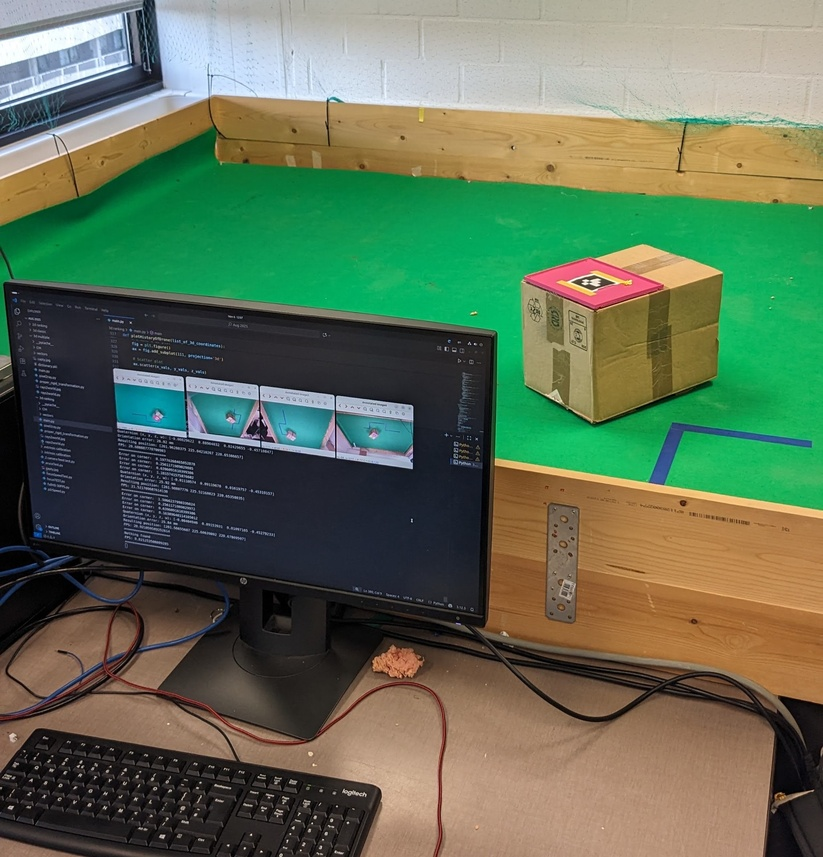
#> input picture images/aruco_detection_scene.jpg, 823 x 857 px, shrunk from 2268 x 2361 before the run, given in place of the camera
$ python main.py
#> lines starting #> are read from the running program, lines starting #| are printed output that depends on the picture; after the words box and inside, x2 and y2 are one past the last pixel; in counts of white or black regions, pixels touching at a corner belong together
### Colored-dots/3-dimensional/HSV/HSV_calibration.py
'''
Written, assembled, and tested by Allan Vériter
Based on code by Jan Lemeire
For questions about the code or bugs: allan.nathan.nicolas.veriter@vub.be

GitHub repository: https://github.com/allanveriter/pose-estimation
'''

import cv2
import numpy as np


# Function to save the HSV values to a file
# [4 lines left out: function save_hsv_values, not called in this run]


# Callback function for the trackbars (does nothing but is needed for OpenCV)
def nothing(x):
    pass


# Function to open camera feeds and mask them with chosen HSV ranges
def camera_hsv_mask(camera_port, camera_name):

    # Open the camera
#> called with camera_port = 2, camera_name = 3
    cap = cv2.VideoCapture(camera_port, cv2.CAP_DSHOW)

    # Create windows
    cv2.namedWindow("Camera Feed 1")
    cv2.namedWindow("Camera Feed 2")

    # Create two sets of trackbars for Pink and Yellow HSV ranges
    cv2.namedWindow("Pink Mask Sliders")
    cv2.namedWindow("Yellow Mask Sliders")

    # Pink sliders (HSV ranges)
    cv2.createTrackbar('H_low_pink', 'Pink Mask Sliders', 0, 179, nothing)
#> slider 'H_low_pink' is set to 35
    cv2.createTrackbar('H_high_pink', 'Pink Mask Sliders', 179, 179, nothing)
    cv2.createTrackbar('S_low_pink', 'Pink Mask Sliders', 0, 255, nothing)
#> slider 'S_low_pink' is set to 51
    cv2.createTrackbar('S_high_pink', 'Pink Mask Sliders', 255, 255, nothing)
    cv2.createTrackbar('V_low_pink', 'Pink Mask Sliders', 0, 255, nothing)
#> slider 'V_low_pink' is set to 51
    cv2.createTrackbar('V_high_pink', 'Pink Mask Sliders', 255, 255, nothing)

    # Yellow sliders (HSV ranges)
    cv2.createTrackbar('H_low_yellow', 'Yellow Mask Sliders', 0, 179, nothing)
#> slider 'H_low_yellow' is set to 35
    cv2.createTrackbar('H_high_yellow', 'Yellow Mask Sliders', 179, 179, nothing)
    cv2.createTrackbar('S_low_yellow', 'Yellow Mask Sliders', 0, 255, nothing)
#> slider 'S_low_yellow' is set to 51
    cv2.createTrackbar('S_high_yellow', 'Yellow Mask Sliders', 255, 255, nothing)
    cv2.createTrackbar('V_low_yellow', 'Yellow Mask Sliders', 0, 255, nothing)
#> slider 'V_low_yellow' is set to 51
    cv2.createTrackbar('V_high_yellow', 'Yellow Mask Sliders', 255, 255, nothing)

    while True:
        # Read from the camera
        ret, frame = cap.read()
#> frame is the input picture: shape (857, 823, 3); mean B, G, R 86, 111.7, 96.9
        if not ret:
            print("Failed to grab frame.")
            break

        # Convert the frame to HSV
        hsv_frame = cv2.cvtColor(frame, cv2.COLOR_BGR2HSV)
#> hsv_frame: shape (857, 823, 3); mean H, S, V 55.6, 113.8, 128.7

        # Get current positions of the sliders for Pink mask
        h_low_pink = cv2.getTrackbarPos('H_low_pink', 'Pink Mask Sliders')
        h_high_pink = cv2.getTrackbarPos('H_high_pink', 'Pink Mask Sliders')
        s_low_pink = cv2.getTrackbarPos('S_low_pink', 'Pink Mask Sliders')
        s_high_pink = cv2.getTrackbarPos('S_high_pink', 'Pink Mask Sliders')
        v_low_pink = cv2.getTrackbarPos('V_low_pink', 'Pink Mask Sliders')
        v_high_pink = cv2.getTrackbarPos('V_high_pink', 'Pink Mask Sliders')

        # Create the Pink mask
        lower_pink = np.array([h_low_pink, s_low_pink, v_low_pink])
        upper_pink = np.array([h_high_pink, s_high_pink, v_high_pink])
        pink_mask = cv2.inRange(hsv_frame, lower_pink, upper_pink)
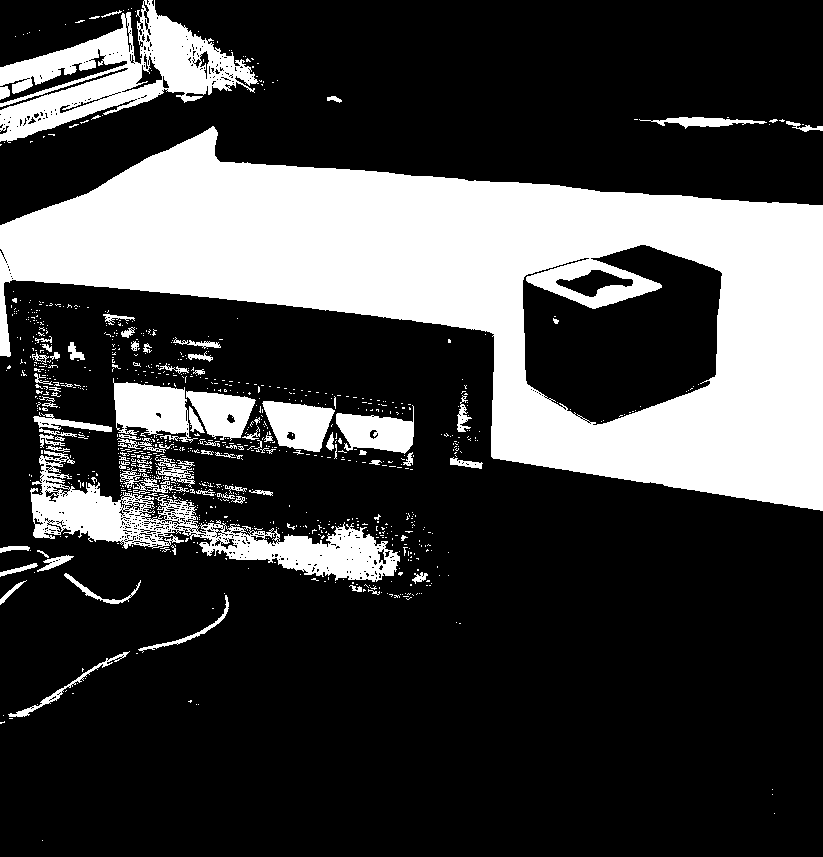
#> pink_mask: shape (857, 823); 25.9% white; 913 white regions (824 under 20 px), largest, box (x1, y1, x2, y2) and area: (0, 126, 823, 511) 134613, (0, 0, 259, 143) 14308, (30, 450, 400, 582) 12769

        # Get current positions of the sliders for Yellow mask
        h_low_yellow = cv2.getTrackbarPos('H_low_yellow', 'Yellow Mask Sliders')
        h_high_yellow = cv2.getTrackbarPos('H_high_yellow', 'Yellow Mask Sliders')
        s_low_yellow = cv2.getTrackbarPos('S_low_yellow', 'Yellow Mask Sliders')
        s_high_yellow = cv2.getTrackbarPos('S_high_yellow', 'Yellow Mask Sliders')
        v_low_yellow = cv2.getTrackbarPos('V_low_yellow', 'Yellow Mask Sliders')
        v_high_yellow = cv2.getTrackbarPos('V_high_yellow', 'Yellow Mask Sliders')

        # Create the Yellow mask
        lower_yellow = np.array([h_low_yellow, s_low_yellow, v_low_yellow])
        upper_yellow = np.array([h_high_yellow, s_high_yellow, v_high_yellow])
        yellow_mask = cv2.inRange(hsv_frame, lower_yellow, upper_yellow)

        # Apply the masks
        pink_result = cv2.bitwise_and(frame, frame, mask=pink_mask)
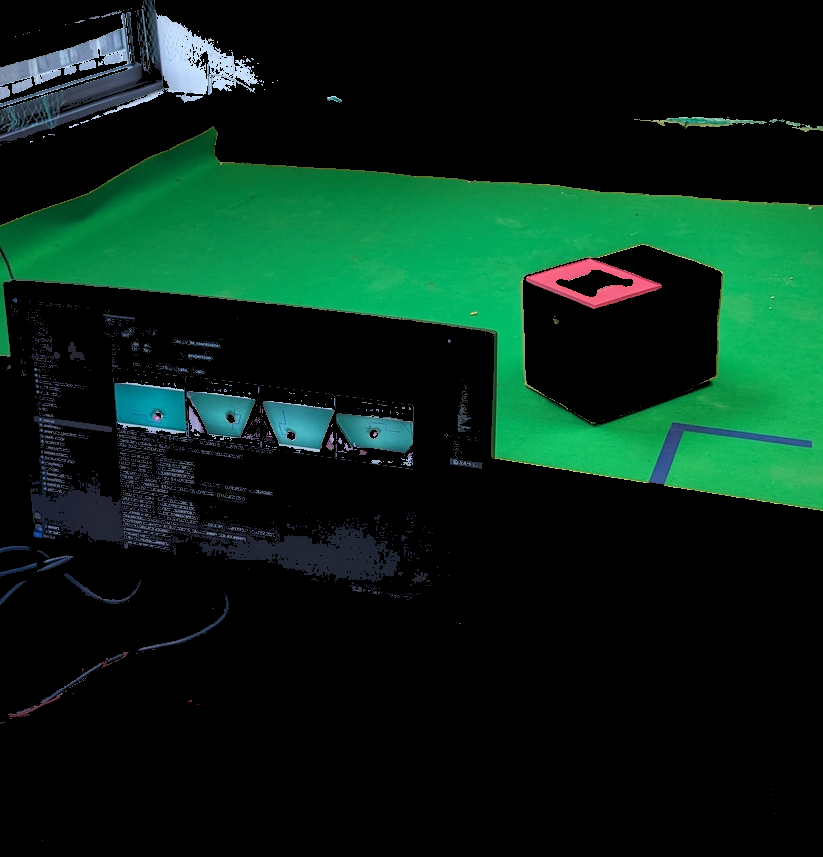
#> pink_result: shape (857, 823, 3); mean B, G, R 23.7, 36, 8.9
        yellow_result = cv2.bitwise_and(frame, frame, mask=yellow_mask)

        # Show the masked camera feeds
        cv2.imshow('Camera Feed 1', pink_result)
        cv2.imshow('Camera Feed 2', yellow_result)
        # Break the loop and save HSV values if 's' is pressed
        key = cv2.waitKey(1) & 0xFF
#> (key Esc is pressed here)
        if key == ord('s'):

            print("type: "+ str(type(lower_pink)))
            save_hsv_values(f"pink{camera_name}.txt",lower_pink, upper_pink)
            save_hsv_values(f"yellow{camera_name}.txt", lower_yellow, upper_yellow)
            print(f"HSV values saved to {camera_name}")
        elif key == 27:  # ESC to exit
            break

    # Release the camera and close windows
    cap.release()
    cv2.destroyAllWindows()

### Colored-dots/3-dimensional/HSV/main.py
'''
Written, assembled, and tested by Allan Vériter
Based on code by Jan Lemeire
For questions about the code or bugs: allan.nathan.nicolas.veriter@vub.be

GitHub repository: https://github.com/allanveriter/pose-estimation
'''

from HSV_calibration import camera_hsv_mask

# Example usage
camera_port = 2  # Change this if your camera is on a different port
camera_name = 3
camera_hsv_mask(camera_port, camera_name)
